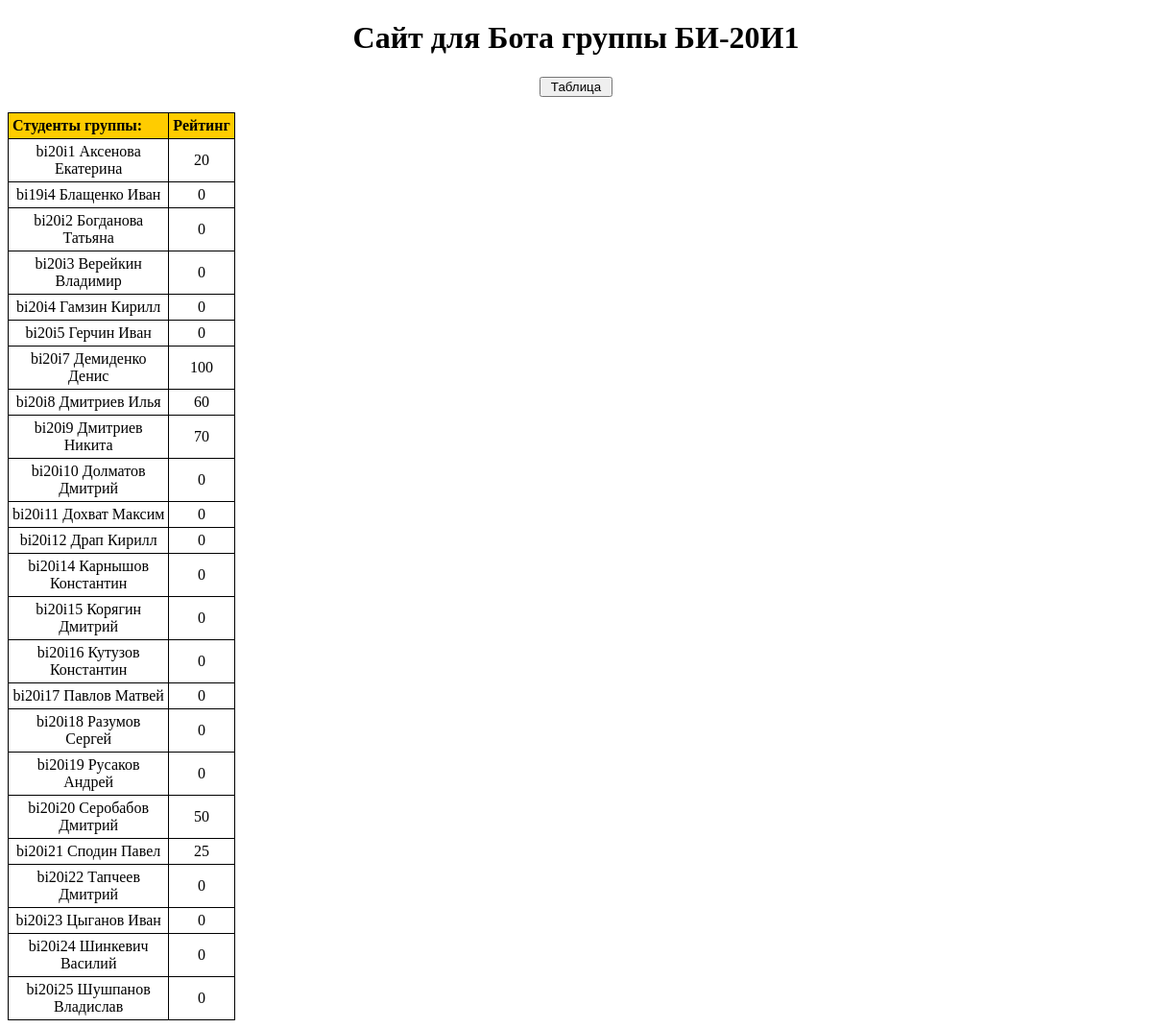
Before: / with the older database file.
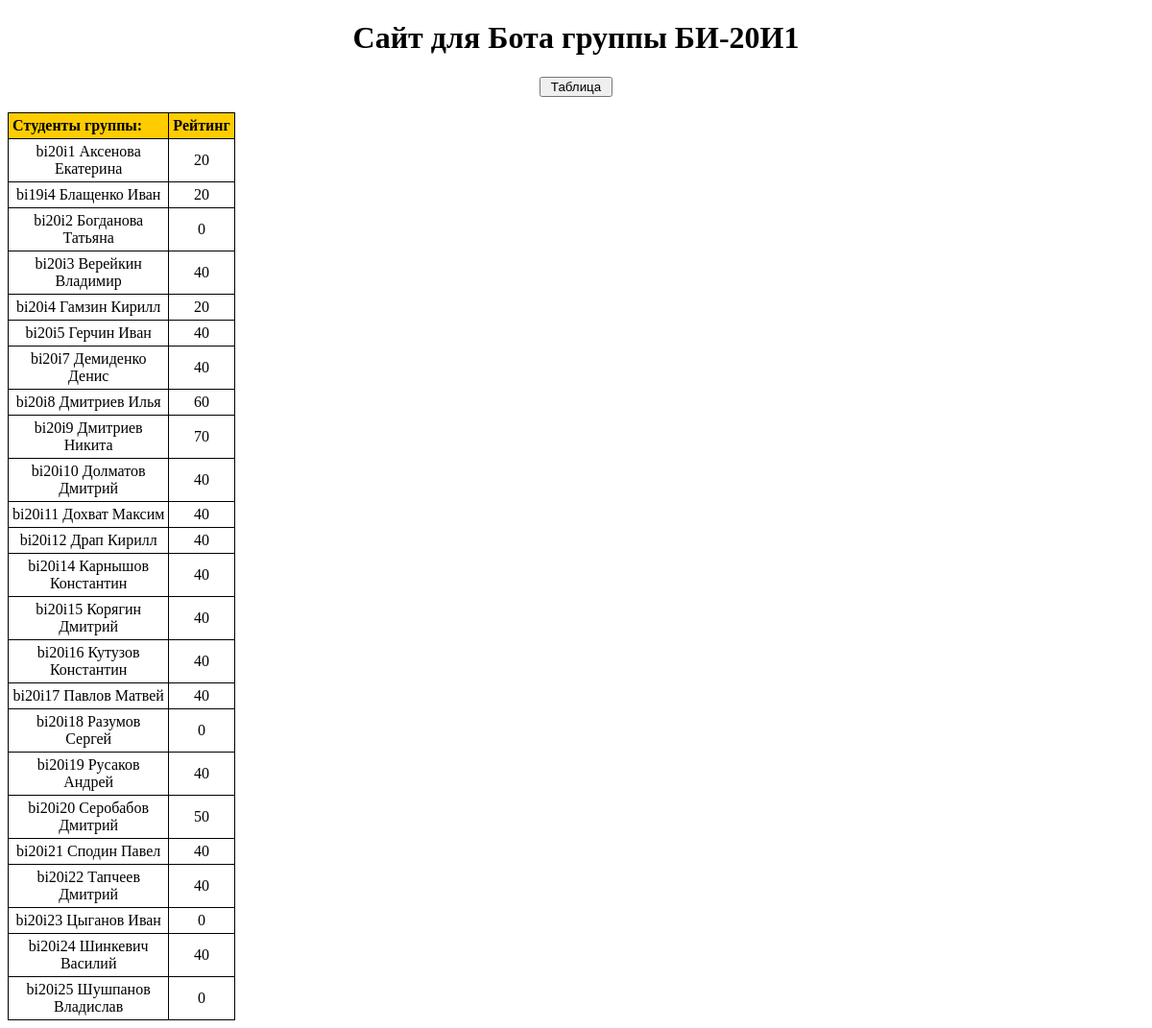
After: the same page with the newer database file.
### botbi20i1/models.py (models this page shows)
class Student(models.Model):
    group = models.CharField(max_length=20, default="")
    name = models.CharField(max_length=60, default="")
    rating_1KT = models.PositiveIntegerField(default=0, validators=[
        MaxValueValidator(100)])
    rating_2KT = models.PositiveIntegerField(default=0, validators=[
        MaxValueValidator(100)])
    rating_3KT = models.PositiveIntegerField(default=0, validators=[
        MaxValueValidator(100)])
    rating = models.PositiveIntegerField(default=0, validators=[
        MaxValueValidator(100)])
    labs = models.ManyToManyField(Laboratory, through='Stats')
    def __str__(self):
        return self.group + " " + self.name

### botbi20i1/views.py (the view)
# urls.py: path('', views.facePage, name='Главная страница'),
def facePage(request):
    students = Student.objects.all()
    stats = Stats.objects.all().order_by('lab')
    print(stats)
    context = {
        'students': students,
        'stats': stats,
    }
    return render(request, template_name='facePage.html', context=context)

### botbi20i1/models.py (called while the page is built)
    def __str__(self):
        return self.lab.name + " " + self.student.name

### botbi20i1/templates/facePage.html (shortened to what this page needs)
<!DOCTYPE html>
<html lang="en">
<head>
</head>
<body>
    <h1 align="center"> Сайт для Бота группы БИ-20И1</h1>
    <p align="center"><input type="button" onclick="location.href='{% url 'table' %}';" value=" Таблица "></p>
    <table>
    <tr>
        <th><b>Cтуденты группы:</b></th>
        <th><b>Рейтинг</b></th>
    </tr>
    {% for student in students %}
    <tr>
        <td>{{student}}</td>
        <td>{{student.rating}}</td>
    </tr>
    {% endfor %}
    </table>
</body>
</html>

### botbi20i1/templates/facePage.html (style rules this page uses)
TABLE { border-collapse: collapse; width: 20%; }
TH { background: #fc0; text-align: left; }
TD { background: #fff; text-align: center; }
TH, TD { border: 1px solid black; padding: 4px; }

Changed rows visible on the page:
changed Student "bi19i4 Блащенко Иван": rating "0" → "20"
changed Student "bi20i3 Верейкин Владимир": rating "0" → "40"
changed Student "bi20i4 Гамзин Кирилл": rating "0" → "20"
changed Student "bi20i5 Герчин Иван": rating "0" → "40"
changed Student "bi20i7 Демиденко Денис": rating "100" → "40"
changed Student "bi20i10 Долматов Дмитрий": rating "0" → "40"
changed Student "bi20i11 Дохват Максим": rating "0" → "40"
changed Student "bi20i12 Драп Кирилл": rating "0" → "40"
changed Student "bi20i14 Карнышов Константин": rating "0" → "40"
changed Student "bi20i15 Корягин Дмитрий": rating "0" → "40"
changed Student "bi20i16 Кутузов Константин": rating "0" → "40"
changed Student "bi20i17 Павлов Матвей": rating "0" → "40"
changed Student "bi20i19 Русаков Андрей": rating "0" → "40"
changed Student "bi20i21 Сподин Павел": rating "25" → "40"
changed Student "bi20i22 Тапчеев Дмитрий": rating "0" → "40"
changed Student "bi20i24 Шинкевич Василий": rating "0" → "40"
